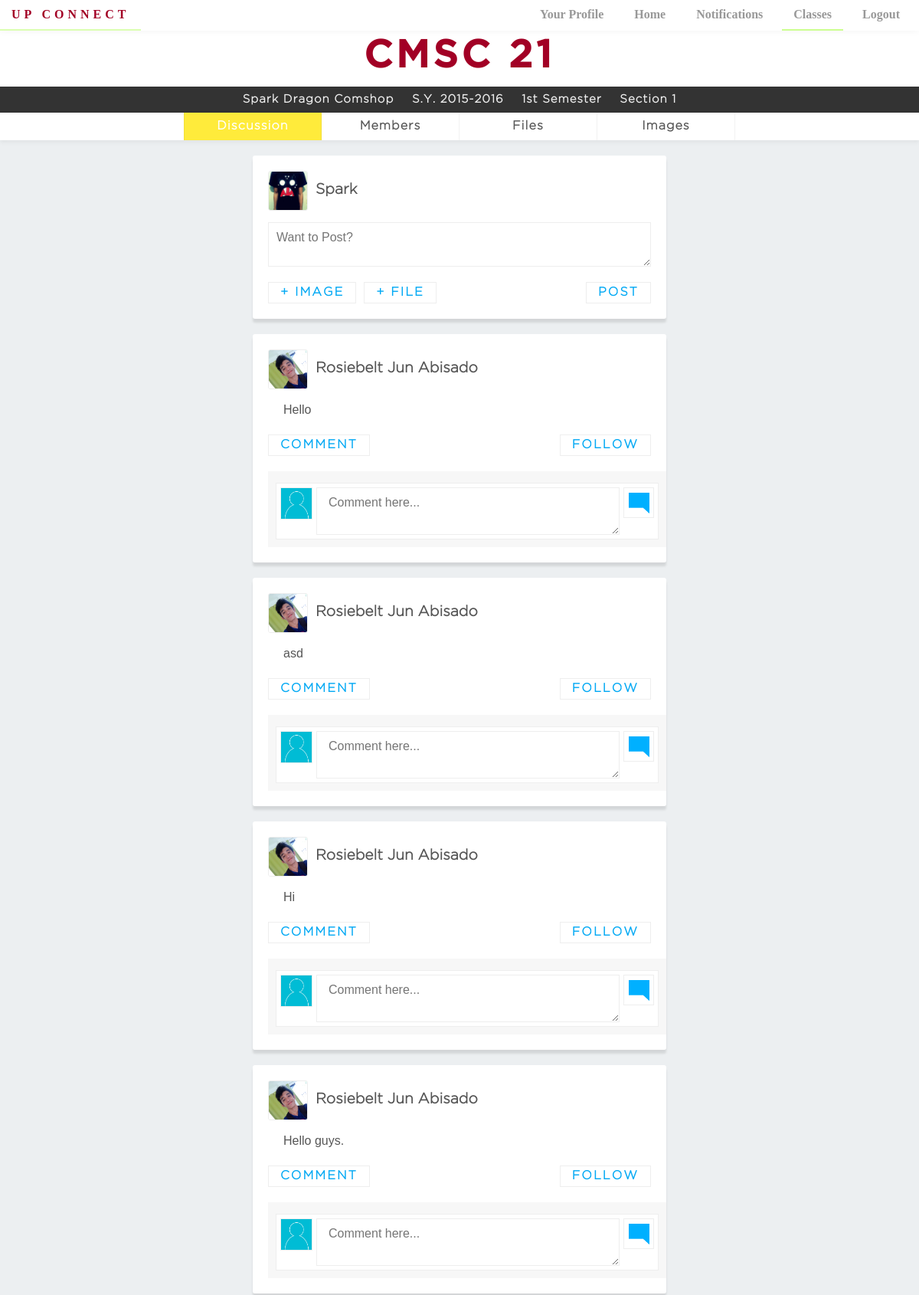
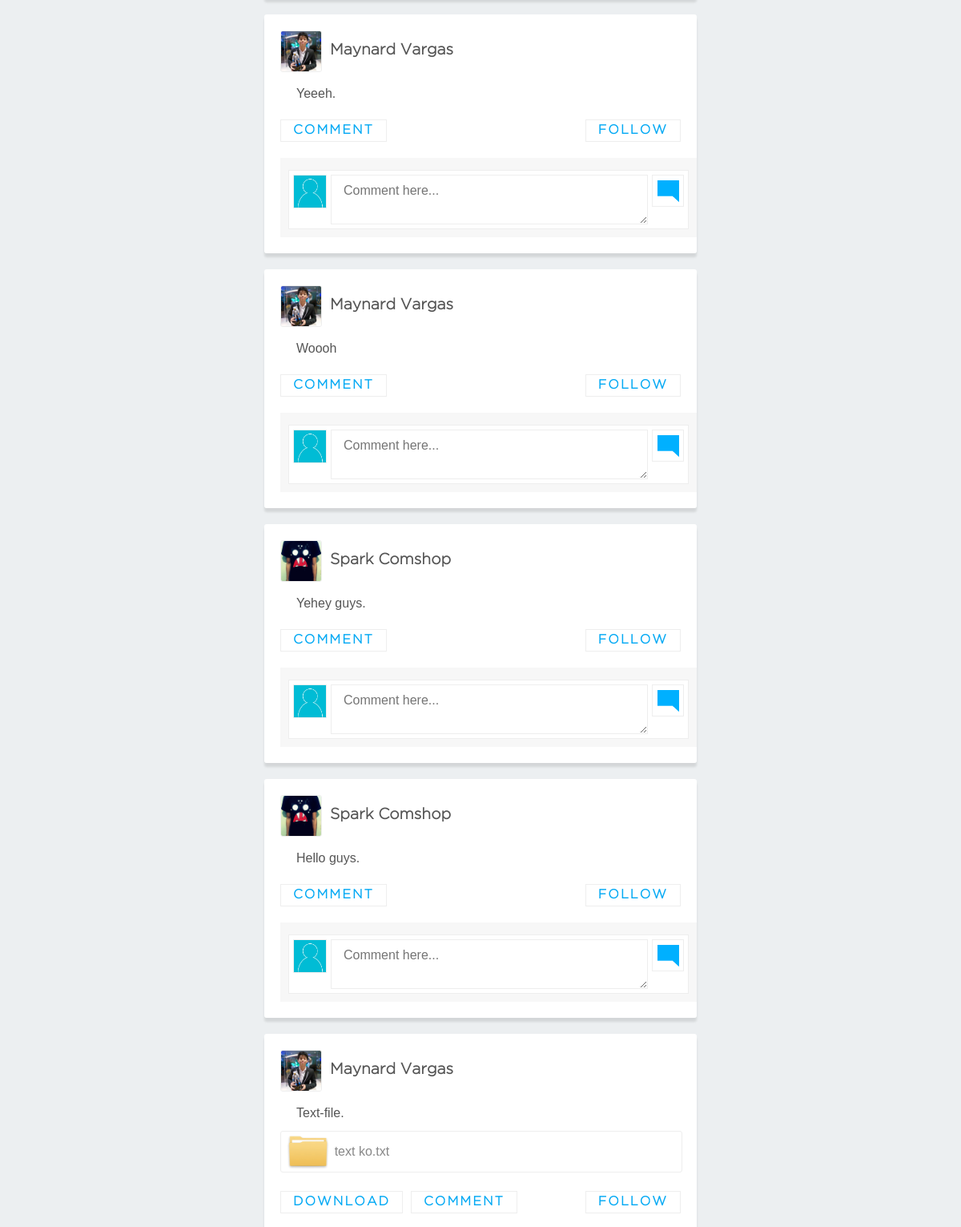
Screenshot of /class.php?classid=1 (signed in, upper part) with the database file from the repository (2 pictures, top to bottom).
### tables this page shows
CREATE TABLE `class` (
  `class_id` int(11) NOT NULL,
  `teacher_id` varchar(5) NOT NULL,
  `section` int(6) NOT NULL,
  `course_id` int(11) NOT NULL,
  `sem_id` int(9) NOT NULL
);

CREATE TABLE `course` (
  `course_id` int(11) NOT NULL,
  `course_name` varchar(30) NOT NULL,
  `course_description` text NOT NULL,
  `descriptive_title` varchar(100) NOT NULL
);

CREATE TABLE `teacher` (
  `teacher_id` varchar(5) NOT NULL,
  `firstname` varchar(30) NOT NULL,
  `middlename` varchar(30) NOT NULL,
  `lastname` varchar(30) NOT NULL,
  `password` varchar(100) NOT NULL,
  `email` varchar(60) NOT NULL
);

CREATE TABLE `semester` (
  `sem_id` int(9) NOT NULL,
  `school_year` varchar(9) NOT NULL,
  `sem_no` int(1) NOT NULL
);

### class.php (the view, shortened to what this page needs)
<!DOCTYPE html>
<html>
<head>
	<link rel="stylesheet" type="text/css" href="css/style.css">
	<link rel="stylesheet" type="text/css" href="css/class.css">
	<link rel="stylesheet" type="text/css" href="css/post.css">
	<link rel="stylesheet" type="text/css" href="css/navigationbar.css">
</head>
<body>
	<?php
		require "connect.php";
		$class_id = $_GET['classid'];
		if(isset($_SESSION['caption'])){
			$caption_post = $_SESSION['caption'];
		}
		else{
			$caption_post = "";
		}
		$query = "select * from teacher natural join course natural join class natural join semester where class_id = '$class_id'";
		$result = mysqli_query($dbconn, $query);
		if(mysqli_affected_rows($dbconn)){
			$row = mysqli_fetch_assoc($result);
		}
		$query = "select * from (select * from post where class_id = '$class_id') as class_post join (SELECT student_id as id, firstname, lastname FROM student UNION SELECT teacher_id as id, firstname, lastname FROM teacher) as user on user.id = class_post.user_id ORDER BY time_stamp DESC;";
		$post_row = mysqli_query($dbconn, $query);
	 ?>
	<?php require "nav.php"; ?>
	<div class="container" id="classContainer">
		<header class="class">
			<h1 class="classtitle"><?php echo $row['course_name'] ?></h1>
			<ul class="class description">
				<li><p class="description"><?php echo $row['firstname']." ".$row['middlename']." ".$row['lastname']; ?></p></li>
				<li><p class="description">S.Y. <?php echo $row['school_year'] ?></p></li>
				<li><p class="description"><?php
					if($row['sem_no']==1){
						echo "1st";
					}
				 ?> Semester</p></li>
				<li><p class="description">Section <?php echo $row['section'] ?></p></li>
			</ul>
		</header>
		<ul class="grouplinks">
			<li><a href="#" class="floattran active">Discussion</a></li>
			<li><a href="members.php?classid=<?=$_GET['classid']?>" class="floattran">Members</a></li>
			<li><a href="files.php?classid=<?=$_GET['classid']?>" class="floattran">Files</a></li>
			<li><a href="images.php?classid=<?=$_GET['classid']?>" class="floattran">Images</a></li>
		</ul>
		<div class="to post">
			<header>
				<img class="userphoto" src="images/profile_images/<?=$_SESSION['userid'] ?>.jpg" onerror="this.src='images/profile_images/profile_picture_default.jpg'">
				<p class="user"><?=$_SESSION['firstname']." ".$_SESSION['lastname']?></p>
			</header>
			<form method="post" action="post.php" enctype="multipart/form-data">
				<textarea name="caption" class="text" placeholder="Want to Post?"><?=$caption_post?></textarea>
				<ul class="button options">
					<li id = "image_item">
						<label for="image_button" class="hoveranim">+ Image</label>
					</li>
					<li id = "file_item">
						<label for="file_button" class="hoveranim" id = "file_button_label">+ File</label>
					</li>
					<li><input type="submit" name="post" value="Post" class="hoveranim"></li>
				</ul>
			</form>
		</div>
		<?php foreach ($post_row as $value){ ?>
			<div class="post">
				<header>
					<img class="userphoto" src="images/profile_images/<?=$value['user_id'];?>.jpg" onerror="this.src='images/profile_images/profile_picture_default.jpg'">
					<a class="user" href="
					<?php echo "profile.php?student_id=".$value['user_id'];?>
					"><?=$value['firstname']." ".$value['lastname'];?></a>
				</header>
				<p class="caption"><?= $value['text'] ?></p>
				<?php if($value['file_id'] == 2):
					$dir = "saved_files/".$value['post_id'];
					$file_array = scandir($dir);
				?>
					<div class="filecontainer">
						<img src="images/file.png" class="file">
						<p><?=$file_array[2];?></p>
					</div>
				<?php endif; ?>
				<ul class="button options">
					<?php if($value['file_id'] != 0): ?>
						<li>
							<a href="download.php?post=<?=$value['post_id']?>&file=<?=$value['file_id']?>" target="_blank" class = "hoveranim download-btn">Download</a>
						</li>
					<?php endif; ?>
					<li><input type="button" value="Comment" class="hoveranim"></li>
					<li><input type="button" value="Follow" class="hoveranim"></li>
				</ul>
				<ul class="comments" >
					<li class="comment commenting">
						<img src="aa" onerror="this.src='images/profile_images/profile_picture_default.jpg'">
						<form method="post" action="commit_comment.php">
							<textarea class="description" name="content" placeholder="Comment here..."></textarea>
							<button><span class="glyphicon glyphicon-comment"></span></button>
						</form>
					</li>
				</ul>
			</div>
		<?php } ?>
	</div>
</body>
</html>

### css/style.css (style rules this page uses)
* { margin: 0; padding: 0; color: #555; }
body { display: flex; min-height: 667px; align-items: center; justify-content: center; background-color: #ECEFF1; }
.container { text-align: center; }
.classbtn, .name, .user.description, .description, .grouplinks > li > a, .filecontainer > p { font-weight: bold; font-family: GothamLight; }
.text { padding: 5px; display: block; margin-bottom: 10px; border: solid 1px #DDF; }

### css/class.css (style rules this page uses)
.class { overflow: auto; background-color: white; box-shadow: 0px 5px 3px rgba(0,0,0,0.1); }
.classtitle { padding: 15px; font-size: 50px; letter-spacing: 5px; font-family: GothamMedium; color: #a20025; margin: 0; }
.description { list-style: none; }
.description.class { width: 100%; padding: 10px; display: inline-flex; background-color: #333; box-sizing: border-box; justify-content: center; margin: 0; }
ul.description.class > li { margin: 0 1% 0 1%; }
ul.description.class > li > p { color: #EEE; font-size: 15px; letter-spacing: 1px; }
ul.class.description > li:first-child { clear: right; }
p.description { color: #666; font-size: 20px; text-align: center; margin: 0; }
ul.grouplinks { padding: 0 20%; display: flex; list-style: none; margin: 0 0 20px 0; justify-content: center; box-shadow: 0 3px 5px rgba(0,0,0,0.05); background-color: white; }
ul.grouplinks > li { width: 100%; }
ul.grouplinks > li > a { background-color: white; display: block; color: #555; margin: 0; width: 100%; padding: 10px; transition: 0.4s; letter-spacing: 1px; text-align: center; text-decoration: none; box-sizing: border-box; border-right: 1px solid rgba(0,0,0,0.05); }
ul.grouplinks > li:first-child > a { border-left: 1px solid rgba(0,0,0,0.05); }
ul.grouplinks > li > a.active { background-color: #FFEB3B; color: white; }

### rows the page displays
class: course.course_name "CMSC 21", teacher.firstname "Spark", teacher.middlename "Dragon", teacher.lastname "Comshop", sem.school_year "2015-2016", section "1"

### other values shown
$_SESSION['firstname'] "Spark"
$value['firstname'] "Rosiebelt Jun"
$value['lastname'] "Abisado"
$value['text'] "Hello"
$value['text'] "asd"
$value['text'] "Hi"
$value['text'] "Hello guys."
$value['firstname'] "Maynard"
$value['lastname'] "Vargas"
$value['text'] "Yeeeh."
$value['text'] "Woooh"
$value['firstname'] "Spark"
$value['lastname'] "Comshop"
$value['text'] "Yehey guys."
$value['text'] "Text-file."
